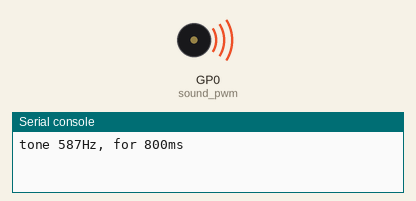
A program run on a simulated Raspberry Pi Pico running MicroPython. Shown: buzzer (waves = sounding), the last lines printed to the serial console.

Above: at 0.4 s.
At 8.95 s:
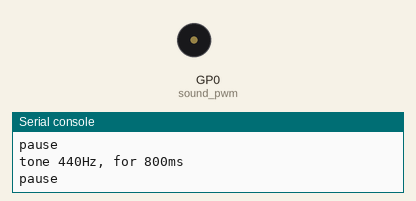
Timing chart, 0 to 9.2 s (numbered marks = the images above):
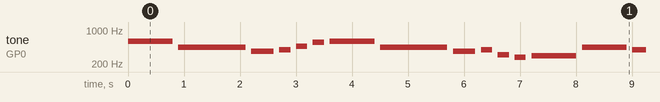

Measured:
- by itself, tone on GP0 (sound_pwm): plays 587 Hz for 0.80 s, 440 Hz for 1.2 s, 370 Hz for 0.40 s, 392 Hz for 0.20 s, 466 Hz for 0.20 s, 554 Hz for 0.20 s … (187 notes in this stretch)

The program:

lawrence_beep.py
```python
from machine import Pin, PWM
import time

# define the note frequencies used in the "Lawrence of Arabia" main theme
NOTE_4_CS = 277
NOTE_4_D = 294
NOTE_4_DS = 311
NOTE_4_FS = 370
NOTE_4_G = 392
NOTE_4_A = 440
NOTE_4_AS = 466
NOTE_4_B = 494
NOTE_5_C = 523
NOTE_5_CS = 554
NOTE_5_D = 587

NOTE_DURATION_MULTIPLIER = 100
NOTE_PAUSE_MS = 100

# the music (notes and duration)
notes = [
    NOTE_5_D, 8,
    NOTE_4_A, 12,
    NOTE_4_FS, 4,
    NOTE_4_G, 2,
    NOTE_4_AS, 2,
    NOTE_5_CS, 2,
    NOTE_5_D, 8,
    NOTE_4_A, 12,
    NOTE_4_FS, 4,
    NOTE_4_G, 2,
    NOTE_4_DS, 2,
    NOTE_4_CS, 2,
    NOTE_4_D, 8,
    NOTE_4_A, 8,
    NOTE_4_G, 8,
    NOTE_5_C, 8,
    NOTE_4_AS, 8,
    NOTE_4_A, 16,
    NOTE_4_B, 2,
    NOTE_5_CS, 2
]


sound_pwm = PWM(Pin(0), freq=262, duty_u16=0)
sound_volume = 300   # 100 is low, 10.000 normal, 32.000 max

try:
    i = 0
    while True:
        note_freq = notes[i]
        i+= 1
        note_duration = notes[i]*NOTE_DURATION_MULTIPLIER
        i+= 1
        sound_pwm.freq(note_freq)
        sound_pwm.duty_u16(sound_volume)
        print(f"tone {note_freq}Hz, for {note_duration}ms")
        time.sleep_ms(note_duration)
        sound_pwm.duty_u16(0)
        print("pause")
        time.sleep_ms(NOTE_PAUSE_MS)

        if i >= len(notes):
            i = 0

except KeyboardInterrupt:
    print("stopping...")
    sound_pwm.duty_u16(0)
    sound_pwm.deinit()
```
